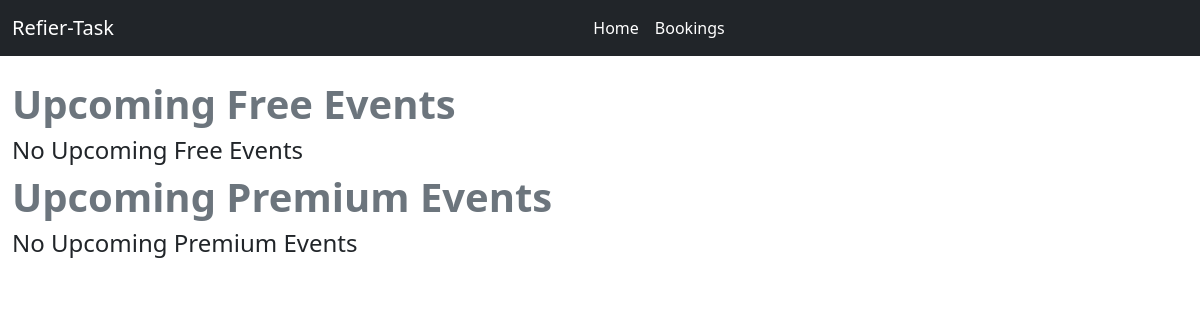
The app's page /, older data.
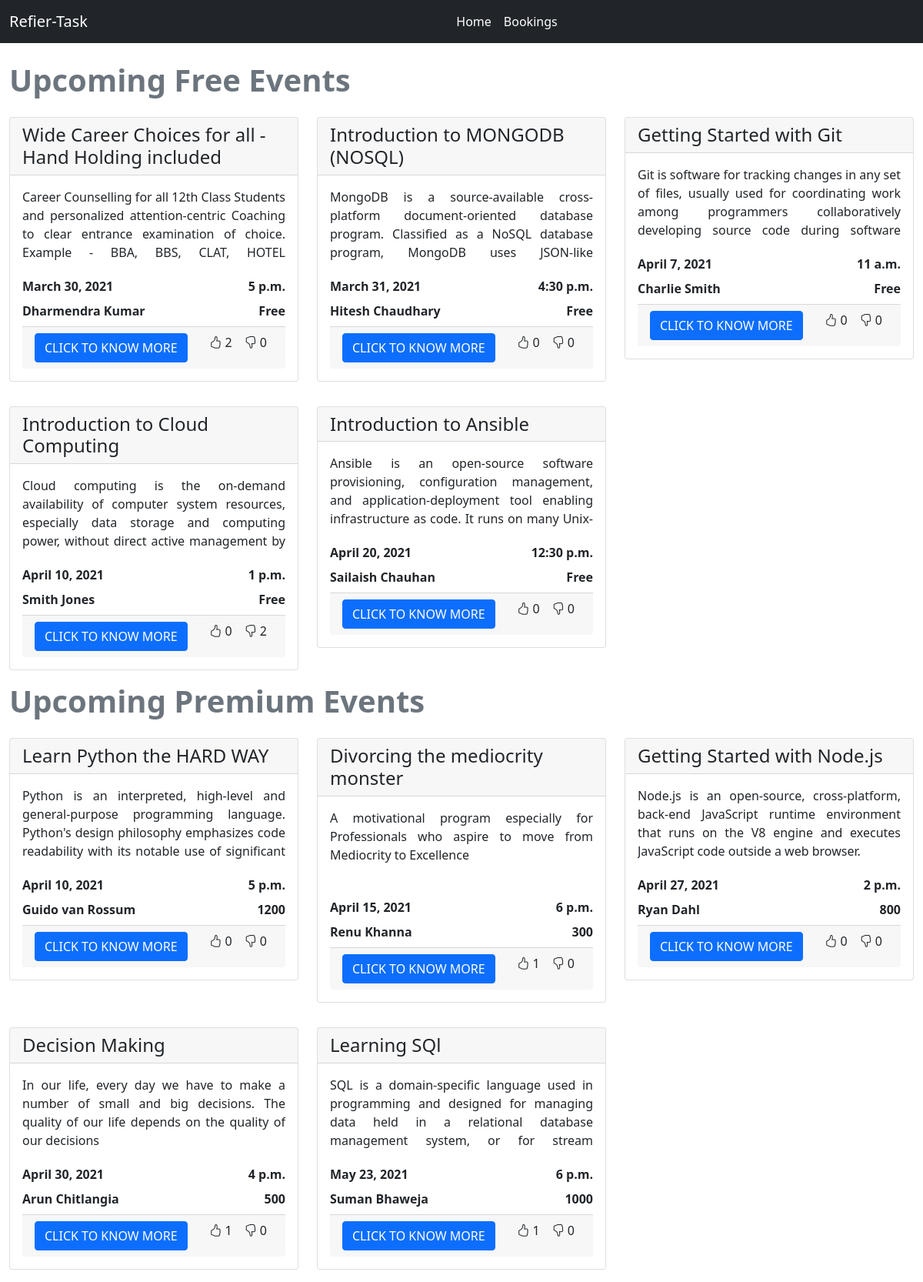
The same page, newer data.
### main/models.py (models this page shows, shortened)
class Webinar(models.Model):
    created = models.DateTimeField(auto_now_add=True)
    title = models.CharField(max_length=100)
    sub_heading = models.CharField(max_length=100, blank=True, null=True, verbose_name='Sub Heading')
    description = models.TextField(null=True, blank=True)
    instructor = models.CharField(max_length=30, verbose_name='Instructor Name')
    event_on = models.DateTimeField()
    cost = models.CharField(max_length=5, default=0)
    up_vote = models.IntegerField(default=0)
    down_vote = models.IntegerField(default=0)
    class Meta:
        verbose_name_plural = 'Webinars'

### main/views.py (the view)
# urls.py: path('', WebinarHome.as_view(), name="home"),
def home(request):
    return render(
        request,
        'main/home.html',
        {
            'title': 'All Webinars',
            'free_web': Webinar.objects.filter(cost='0').order_by('event_on'),
            'premium': Webinar.objects.exclude(cost='0').order_by('event_on')
        }
    )

### templates/main/home.html (shortened to what this page needs)
{% extends 'main/index.html' %}
{% block content %}
<div class="container-fluid mt-4">
    <h1 class="text-muted fw-bolder">Upcoming Free Events</h1>
    <div class="row">
        {% for free in free_web %}
        <div class="col-lg-4 col-md-6 col-sm-12">
            <div class="card my-3">
                <h4 class="card-header">{{ free.title }}</h4>
                <div class="card-body">
                    <p class="card-text"
                       style="height: 100px; overflow: hidden; text-align: justify;">
                        {{ free.description }}
                    </p>
                    <div class="card-text d-flex flex-row justify-content-between fw-bold">
                        <div>{{ free.event_on.date }}</div>
                        <div>{{ free.event_on.time }}</div>
                    </div>
                    <div class="card-text d-flex flex-row justify-content-between fw-bold py-2">
                        <div>{{ free.instructor }}</div>
                        <div>Free</div>
                    </div>
                    <div class="card-footer d-flex flex-row justify-content-between">
                        <a href="{% url 'main:webinar' free.id %}" class="btn btn-primary">CLICK TO KNOW MORE</a>
                        <div class="card-text d-flex flex-row">
                            <div class="mx-2">
                                <i class="bi bi-hand-thumbs-up" style="cursor: pointer" data-id="{{ free.id }}"
                                   onclick="upVote(this)"></i>
                                <span>{{ free.up_vote }}</span>
                            </div>
                            <div class="mx-2">
                                <i class="bi bi-hand-thumbs-down" style="cursor: pointer" data-id="{{ free.id }}"
                                   onclick="downVote(this)"></i>
                                <span>{{ free.down_vote }}</span>
                            </div>
                        </div>
                    </div>
                </div>
            </div>
        </div>
        {% empty %}
            <h4>No Upcoming Free Events</h4>
        {% endfor %}
    </div>
    <h1 class="text-muted fw-bolder">Upcoming Premium Events</h1>
    <div class="row">
        {% for pre in premium %}
        <div class="col-lg-4 col-md-6 col-sm-12">
            <div class="card my-3">
                <h4 class="card-header">{{ pre.title }}</h4>
                <div class="card-body">
                    <p class="card-text"
                       style="height: 100px; overflow: hidden; text-align: justify">
                        {% if pre.description %}
                        {{ pre.description }}
                        {% else %}
                        No description available!!
                        {% endif %}
                    </p>
                    <div class="card-text d-flex flex-row justify-content-between fw-bold">
                        <div>{{ pre.event_on.date }}</div>
                        <div>{{ pre.event_on.time }}</div>
                    </div>
                    <div class="card-text d-flex flex-row justify-content-between fw-bold py-2">
                        <div>{{ pre.instructor }}</div>
                        <div>{{ pre.cost }}</div>
                    </div>
                    <div class="card-footer d-flex flex-row justify-content-between">
                        <a href="{% url 'main:webinar' pre.id %}" class="btn btn-primary">CLICK TO KNOW MORE</a>
                        <div class="card-text d-flex flex-row">
                            <div class="mx-2">
                                <i class="bi bi-hand-thumbs-up" style="cursor: pointer" data-id="{{ pre.id }}"
                                   onclick="upVote(this)"></i>
                                <span>{{ pre.up_vote }}</span>
                            </div>
                            <div class="mx-2">
                                <i class="bi bi-hand-thumbs-down" style="cursor: pointer" data-id="{{ pre.id }}"
                                   onclick="downVote(this)"></i>
                                <span>{{ pre.down_vote }}</span>
                            </div>
                        </div>
                    </div>
                </div>
            </div>
        </div>
        {% empty %}
            <h4>No Upcoming Premium Events</h4>
        {% endfor %}
    </div>
</div>
{% endblock %}

### templates/main/index.html (shortened to what this page needs)
<!DOCTYPE html>
<html lang="en">
<head>
    {% load static %}
    <link href="https://cdn.jsdelivr.net/npm/bootstrap@5.0.0-beta3/dist/css/bootstrap.min.css" rel="stylesheet"
>
    <link rel="stylesheet" href="https://cdn.jsdelivr.net/npm/bootstrap-icons@1.4.0/font/bootstrap-icons.css">
</head>
<body>
<nav class="navbar navbar-expand-lg navbar-dark bg-dark">
    <div class="container-fluid">
        <a class="navbar-brand" href="{% url 'main:home' %}">Refier-Task</a>
        <div class="collapse navbar-collapse justify-content-center" id="navbarNav">
            <ul class="navbar-nav ml-4">
                <li class="nav-item">
                    <a class="nav-link active" aria-current="page" href="{% url 'main:home' %}">Home</a>
                </li>
                <li class="nav-item">
                    <a class="nav-link active" href="{% url 'main:all_bookings' %}">Bookings</a>
                </li>
            </ul>
        </div>
    </div>
</nav>
{% block content %}
{% endblock %}
</body>
</html>

Row changes from the older to the newer data that the page shows:
added Webinar: title "Wide Career Choices for all - Hand Holding included", description "Career Counselling for all 12th Class Students and personalized attention-centric Coaching to clear entrance examination of choice. Example - BBA, BBS, CLAT, HOTEL…", event_on "March 30, 2021", event_on.time "5 p.m.", instructor "Dharmendra Kumar", up_vote "2", down_vote "0", shown under "Upcoming Free Events"
added Webinar: title "Introduction to MONGODB (NOSQL)", description "MongoDB is a source-available cross-platform document-oriented database program. Classified as a NoSQL database program, MongoDB uses JSON-like…", event_on "March 31, 2021", event_on.time "4:30 p.m.", instructor "Hitesh Chaudhary", up_vote "0", down_vote "0", shown under "Upcoming Free Events"
added Webinar: title "Getting Started with Git", description "Git is software for tracking changes in any set of files, usually used for coordinating work among programmers collaboratively developing source code during software…", event_on "April 7, 2021", event_on.time "11 a.m.", instructor "Charlie Smith", up_vote "0", down_vote "0", shown under "Upcoming Free Events"
added Webinar: title "Introduction to Cloud Computing", description "Cloud computing is the on-demand availability of computer system resources, especially data storage and computing power, without direct active management by…", event_on "April 10, 2021", event_on.time "1 p.m.", instructor "Smith Jones", up_vote "0", down_vote "2", shown under "Upcoming Free Events"
added Webinar: title "Introduction to Ansible", description "Ansible is an open-source software provisioning, configuration management, and application-deployment tool enabling infrastructure as code. It runs on many…", event_on "April 20, 2021", event_on.time "12:30 p.m.", instructor "Sailaish Chauhan", up_vote "0", down_vote "0", shown under "Upcoming Free Events"
added Webinar: title "Learn Python the HARD WAY", description "Python is an interpreted, high-level and general-purpose programming language. Python's design philosophy emphasizes code readability with its notable use of significant…", event_on "April 10, 2021", event_on.time "5 p.m.", instructor "Guido van Rossum", cost "1200", up_vote "0", down_vote "0", shown under "Upcoming Premium Events"
added Webinar: title "Divorcing the mediocrity monster", description "A motivational program especially for Professionals who aspire to move from Mediocrity to Excellence", event_on "April 15, 2021", event_on.time "6 p.m.", instructor "Renu Khanna", cost "300", up_vote "1", down_vote "0", shown under "Upcoming Premium Events"
added Webinar: title "Getting Started with Node.js", description "Node.js is an open-source, cross-platform, back-end JavaScript runtime environment that runs on the V8 engine and executes JavaScript code outside a web browser.", event_on "April 27, 2021", event_on.time "2 p.m.", instructor "Ryan Dahl", cost "800", up_vote "0", down_vote "0", shown under "Upcoming Premium Events"
added Webinar: title "Decision Making", description "In our life, every day we have to make a number of small and big decisions. The quality of our life depends on the quality of our decisions", event_on "April 30, 2021", event_on.time "4 p.m.", instructor "Arun Chitlangia", cost "500", up_vote "1", down_vote "0", shown under "Upcoming Premium Events"
added Webinar: title "Learning SQl", description "SQL is a domain-specific language used in programming and designed for managing data held in a relational database management system, or for stream…", event_on "May 23, 2021", event_on.time "6 p.m.", instructor "Suman Bhaweja", cost "1000", up_vote "1", down_vote "0", shown under "Upcoming Premium Events"
Text that changed along with them:
text no longer shown: "No Upcoming Free Events No Upcoming Premium Events"
